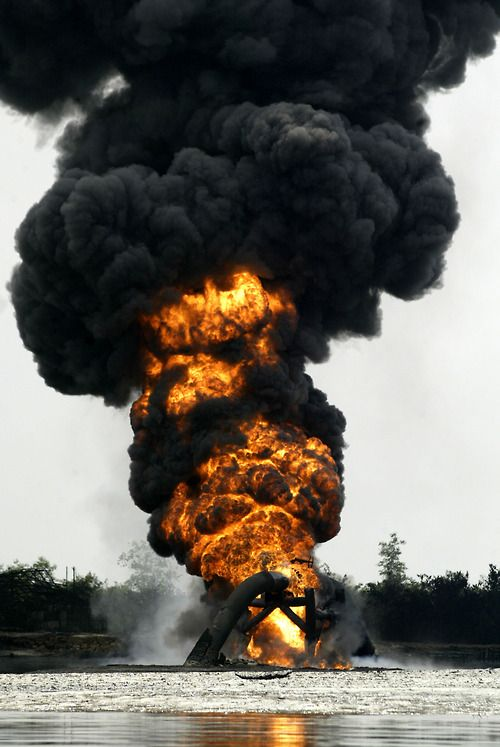
#> input picture fire and smoke.jpg, 500 x 747 px
$ python DelshinyOpenCv.py
#> lines starting #> are read from the running program, lines starting #| are printed output that depends on the picture; after the words box and inside, x2 and y2 are one past the last pixel; in counts of white or black regions, pixels touching at a corner belong together
#> further down, frame is the input picture: shape (747, 500, 3); mean B, G, R 94, 100.8, 105.3
import cv2
import numpy as np

def detect_fire_smoke(frame):
    # Convert frame to HSV and Grayscale
    hsv = cv2.cvtColor(frame, cv2.COLOR_BGR2HSV)
#> hsv: shape (747, 500, 3); mean H, S, V 63.9, 75.7, 109.7
    gray = cv2.cvtColor(frame, cv2.COLOR_BGR2GRAY)
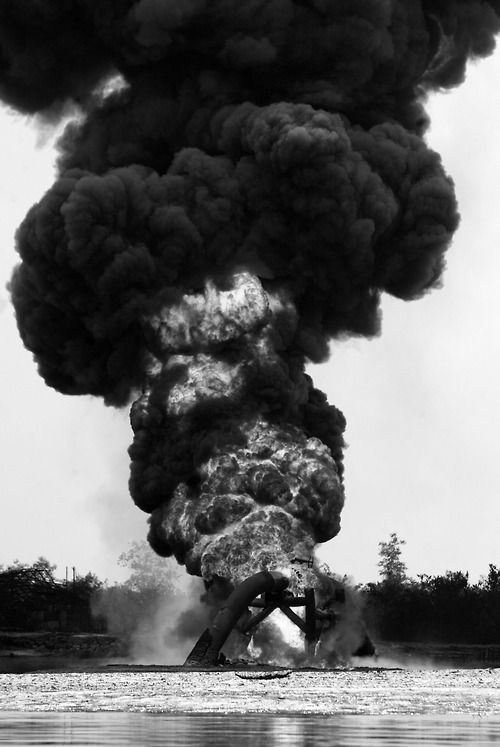
#> gray: shape (747, 500); min 0, max 255, mean 101.4

    # Fire color range in HSV
    fire_lower = np.array([18, 50, 50])
    fire_upper = np.array([35, 255, 255])
    fire_mask = cv2.inRange(hsv, fire_lower, fire_upper)
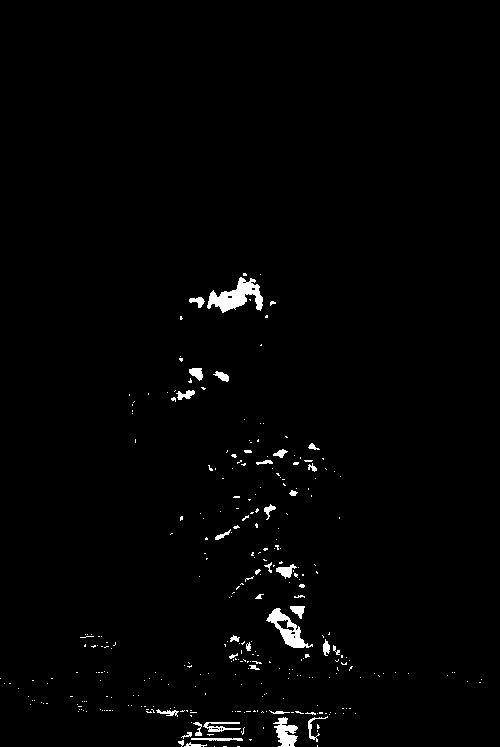
#> fire_mask: shape (747, 500); 1.4% white; 320 white regions (284 under 20 px), largest, box (x1, y1, x2, y2) and area: (207, 277, 263, 313) 963, (266, 608, 313, 648) 641, (273, 717, 298, 747) 436

    # Smoke detection using mid-gray range
    smoke_mask = cv2.inRange(gray, 100, 200)
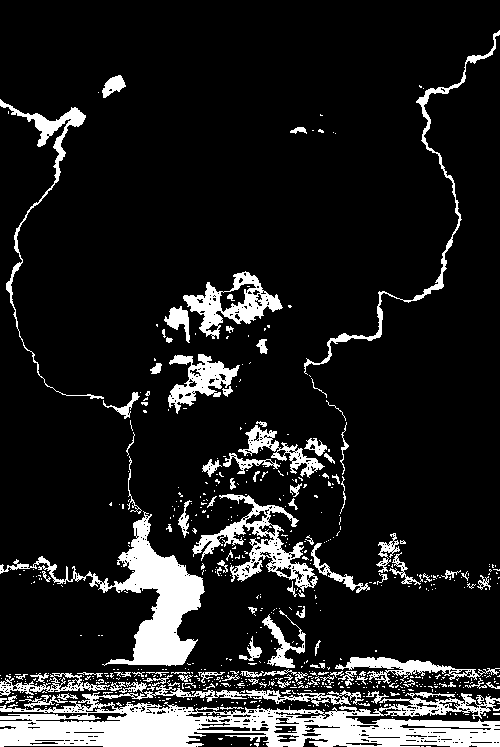
#> smoke_mask: shape (747, 500); 12.8% white; 653 white regions (550 under 20 px), largest, box (x1, y1, x2, y2) and area: (0, 685, 500, 747) 16924, (0, 511, 205, 666) 7151, (192, 494, 318, 592) 3220

    # Combine masks
    combined_mask = cv2.bitwise_or(fire_mask, smoke_mask)
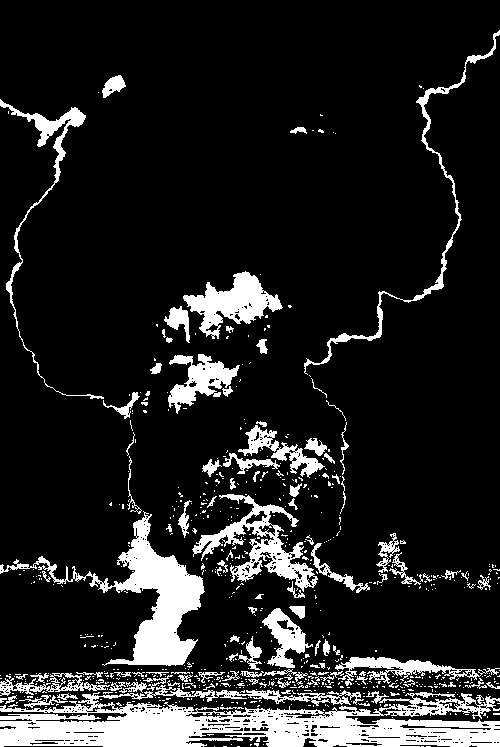
#> combined_mask: shape (747, 500); 13.5% white; 705 white regions (599 under 20 px), largest, box (x1, y1, x2, y2) and area: (0, 685, 500, 747) 17550, (0, 511, 205, 666) 7152, (192, 494, 318, 592) 3424

    # Morphological cleanup
    kernel = np.ones((5, 5), np.uint8)
    combined_mask = cv2.morphologyEx(combined_mask, cv2.MORPH_OPEN, kernel)
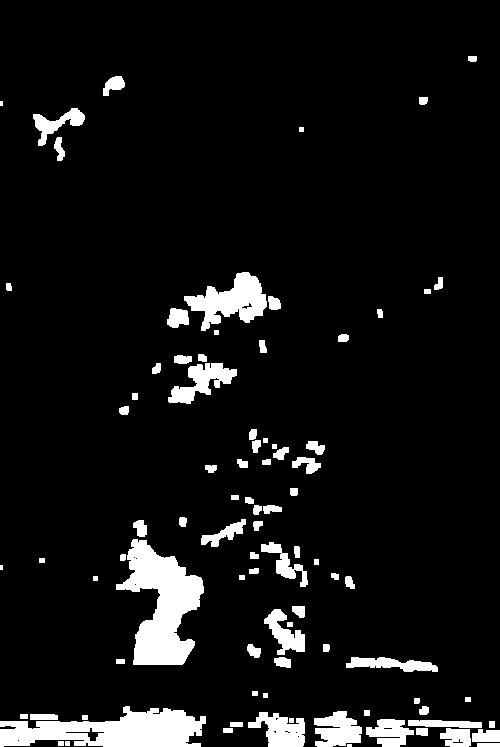
#> combined_mask: shape (747, 500); 7.6% white; 88 white regions (3 under 20 px), largest, box (x1, y1, x2, y2) and area: (116, 539, 204, 665) 5843, (0, 706, 206, 747) 5311, (184, 272, 267, 331) 2423

    # Detection logic
    fire_detected = cv2.countNonZero(fire_mask) > 500
#> fire_detected = True
    smoke_detected = cv2.countNonZero(smoke_mask) > 500
#> smoke_detected = True

    if fire_detected and smoke_detected:
        classification = "Fire and Smoke Detected"
    elif fire_detected:
        classification = "Fire Detected"
    elif smoke_detected:
        classification = "Smoke Detected"
    else:
        classification = "No Threat"

    return combined_mask, classification

# === Load image (change path as needed) ===
image_path = "fire and smoke.jpg"  # ← Replace with your file name
frame = cv2.imread(image_path)

if frame is None:
    print("Image not found or invalid path.")
else:
    mask, classification = detect_fire_smoke(frame)
#> classification = 'Fire and Smoke Detected'
    result = cv2.bitwise_and(frame, frame, mask=mask)
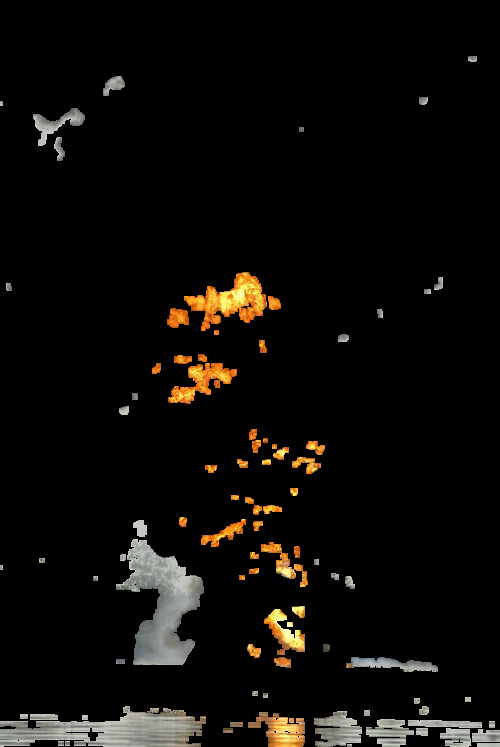
#> result: shape (747, 500, 3); mean B, G, R 8.7, 11.6, 13.6

    # Add classification text
    cv2.putText(frame, f'Status: {classification}', (10, 30),
                cv2.FONT_HERSHEY_SIMPLEX, 1, (0, 0, 255), 2)
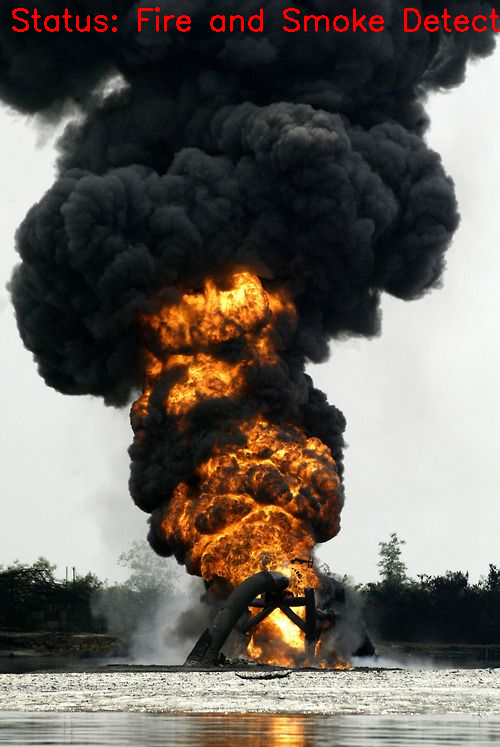
#> frame: shape (747, 500, 3); 0.85% of pixels changed, all inside (x1, y1, x2, y2) = (12, 7, 500, 32)

    # Show results
    cv2.imshow("Image Frame", frame)
    cv2.imshow("Detection Output", result)
    cv2.waitKey(0)
    cv2.destroyAllWindows()

$ run again, with sunglass.png saved as fire and smoke.jpg
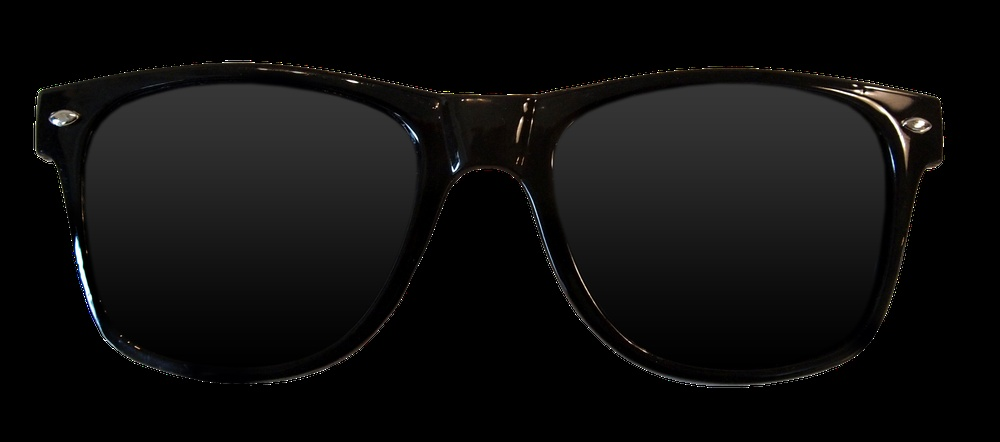
#> input picture sunglass.png, 1000 x 442 px, shrunk from 3381 x 1494 before the run
#> frame is the input picture: shape (442, 1000, 3); mean B, G, R 13.2, 13.5, 13.8
#> hsv: shape (442, 1000, 3); mean H, S, V 9.1, 21.9, 14.1
#> in detect_fire_smoke, `fire_mask = cv2.inRange(hsv, fire_lower, fire_upper)`:
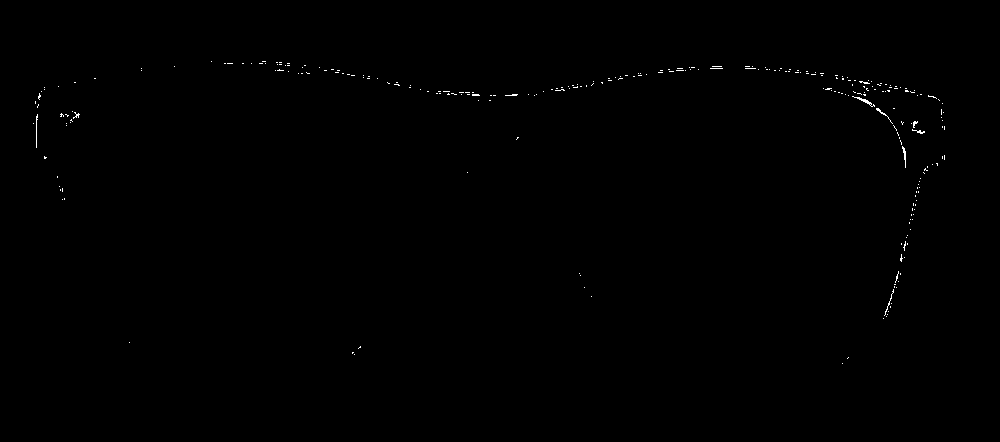
#> fire_mask: shape (442, 1000); 0.23% white in thin lines or dots, all inside (x1, y1, x2, y2) = (33, 61, 945, 364)
#> smoke_mask: shape (442, 1000); 0.58% white in thin lines or dots, all inside (x1, y1, x2, y2) = (33, 60, 945, 388)
#> fire_detected = True
#> classification = 'Fire and Smoke Detected'
#> `cv2.putText(frame, f'Status: {classification}', (10, 30), cv2.FONT_HER..`:
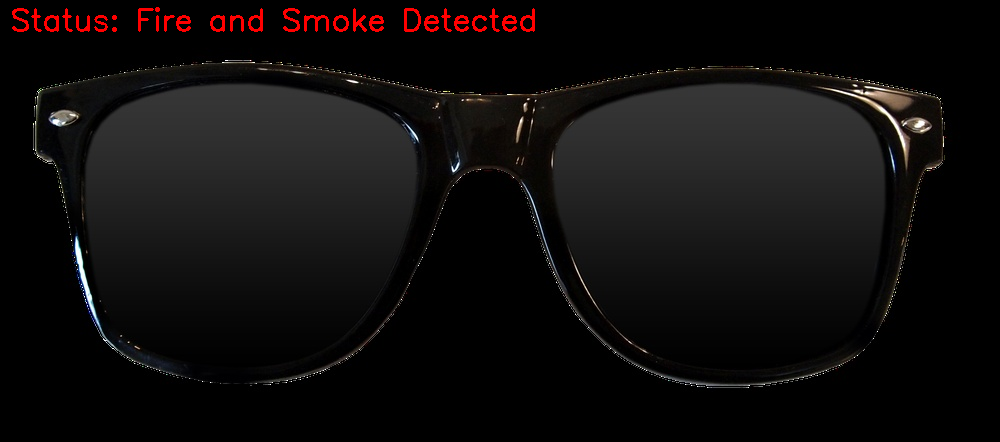
#> frame: shape (442, 1000, 3); 0.79% of pixels changed, all inside (x1, y1, x2, y2) = (12, 7, 535, 32)
